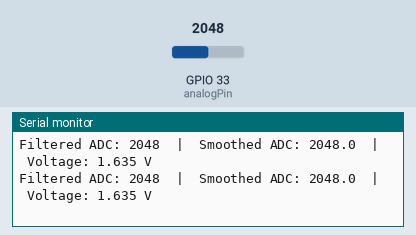
Simulated run of this program. Board: ESP32. On the bench: the last lines printed to the serial monitor. The inputs (shaded band) are chosen by the test bench; at power-on: GPIO 33 (analogPin) = 2048 (analog values on the 0–4095 scale).

Above: at 1.2 s.
1.3 s: GPIO 33 (analogPin) set to 2866
At 1.47 s:
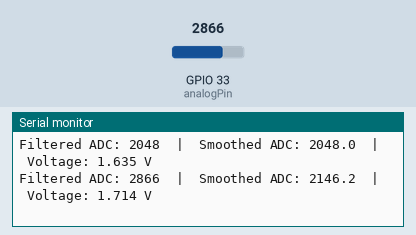
2.8 s: GPIO 33 (analogPin) set to 3603
At 2.82 s:
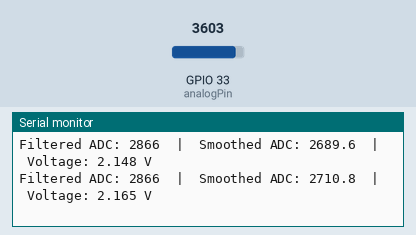
Timing chart, 0 to 5.8 s (numbered marks = the images above; inputs shaded):
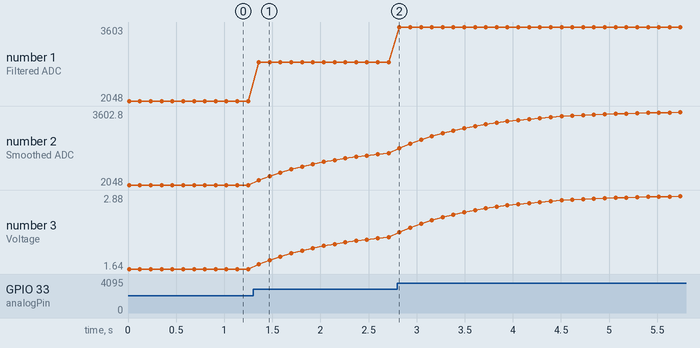

Measured:
- after the input at 1.3 s, the serial monitor: prints a new line after 0.06 s (image 1)
- plotted number 1: 2048 → 2866 after the input at 1.3 s, 2866 → 3603 after the input at 2.8 s
- plotted number 2: 2048 → 2710.8 after the input at 1.3 s, 2710.8 → 3602.8 after the input at 2.8 s
- plotted number 3: 1.64 → 2.17 after the input at 1.3 s, 2.17 → 2.88 after the input at 2.8 s

The program:

main.cpp
```cpp
#include <Arduino.h>

const int analogPin = 33; // Define the GPIO pin connected to your voltage source

const int sampleCount = 33;            // Odd count works well with median-style filtering
const int samplesToTrimEachSide = 6;   // Removes the highest and lowest noisy samples
const float smoothingFactor = 0.12;    // Lower = steadier, higher = faster response
const float adcReferenceVoltage = 3.27;
const int adcMaxValue = 4095;

float smoothedAdcValue = 0.0;
bool filterInitialized = false;

int readStableAdc() {
  int samples[sampleCount];

  for (int i = 0; i < sampleCount; i++) {
    samples[i] = analogRead(analogPin);
    delayMicroseconds(250);
  }

  // Insertion sort is small and predictable for this short sample buffer.
  for (int i = 1; i < sampleCount; i++) {
    int value = samples[i];
    int j = i - 1;

    while (j >= 0 && samples[j] > value) {
      samples[j + 1] = samples[j];
      j--;
    }

    samples[j + 1] = value;
  }

  long sum = 0;
  int usedSamples = 0;

  for (int i = samplesToTrimEachSide; i < sampleCount - samplesToTrimEachSide; i++) {
    sum += samples[i];
    usedSamples++;
  }

  return sum / usedSamples;
}

void setup() {
  Serial.begin(115200);   // Initialize serial communication at 115200 baud
  analogReadResolution(12); // Set ADC resolution to 12 bits (0 - 4095)
  analogSetPinAttenuation(analogPin, ADC_11db); // Best range for readings up to about 3.3V
}

void loop() {
  int filteredAdcValue = readStableAdc();

  if (!filterInitialized) {
    smoothedAdcValue = filteredAdcValue;
    filterInitialized = true;
  } else {
    smoothedAdcValue += smoothingFactor * (filteredAdcValue - smoothedAdcValue);
  }

  float voltage = smoothedAdcValue * (adcReferenceVoltage / adcMaxValue);

  // Print the filtered value and voltage to the Serial Monitor
  Serial.print("Filtered ADC: ");
  Serial.print(filteredAdcValue);
  Serial.print("  |  Smoothed ADC: ");
  Serial.print(smoothedAdcValue, 1);
  Serial.print("  |  Voltage: ");
  Serial.print(voltage, 3); // Print with 3 decimal places
  Serial.println(" V");

  delay(100); // Wait 500 milliseconds before the next reading
}
```
